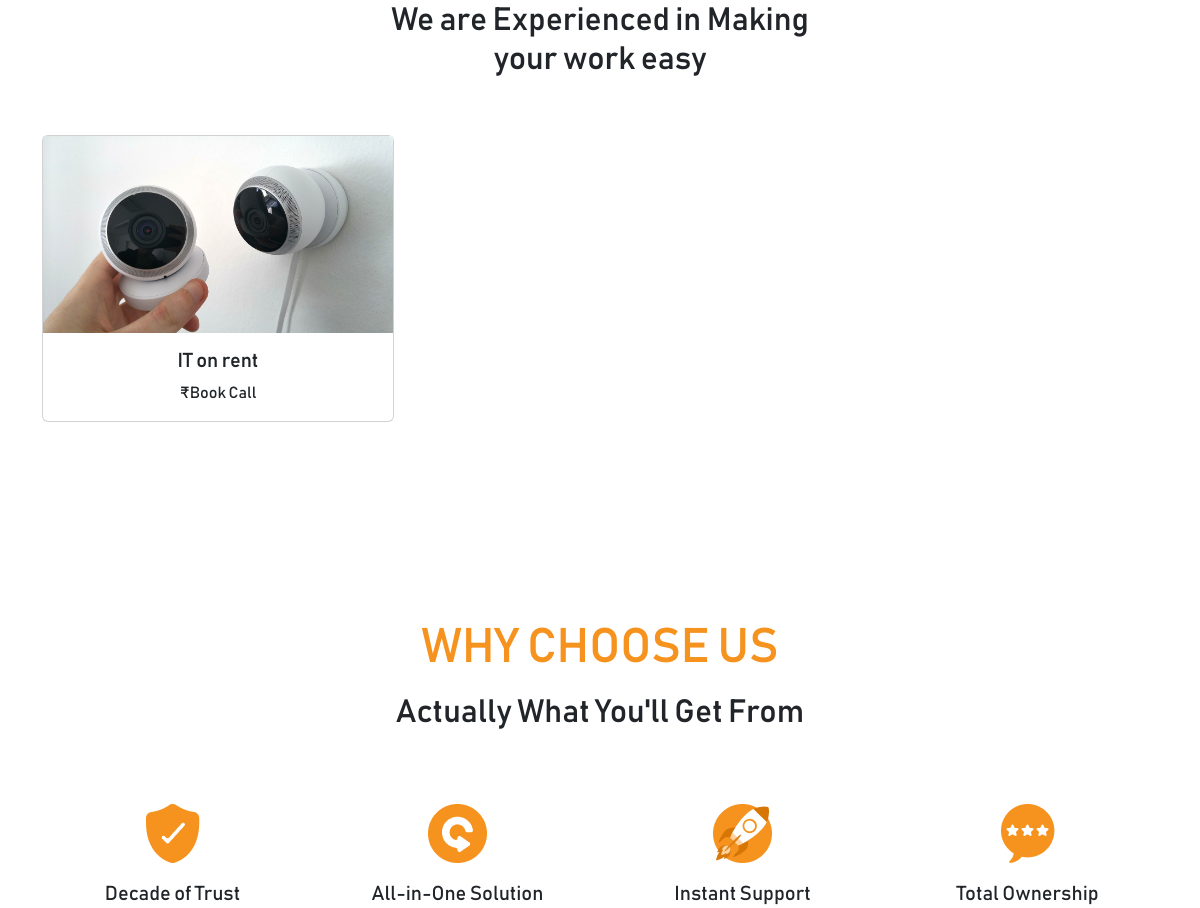
The app's page / (middle part), older data.
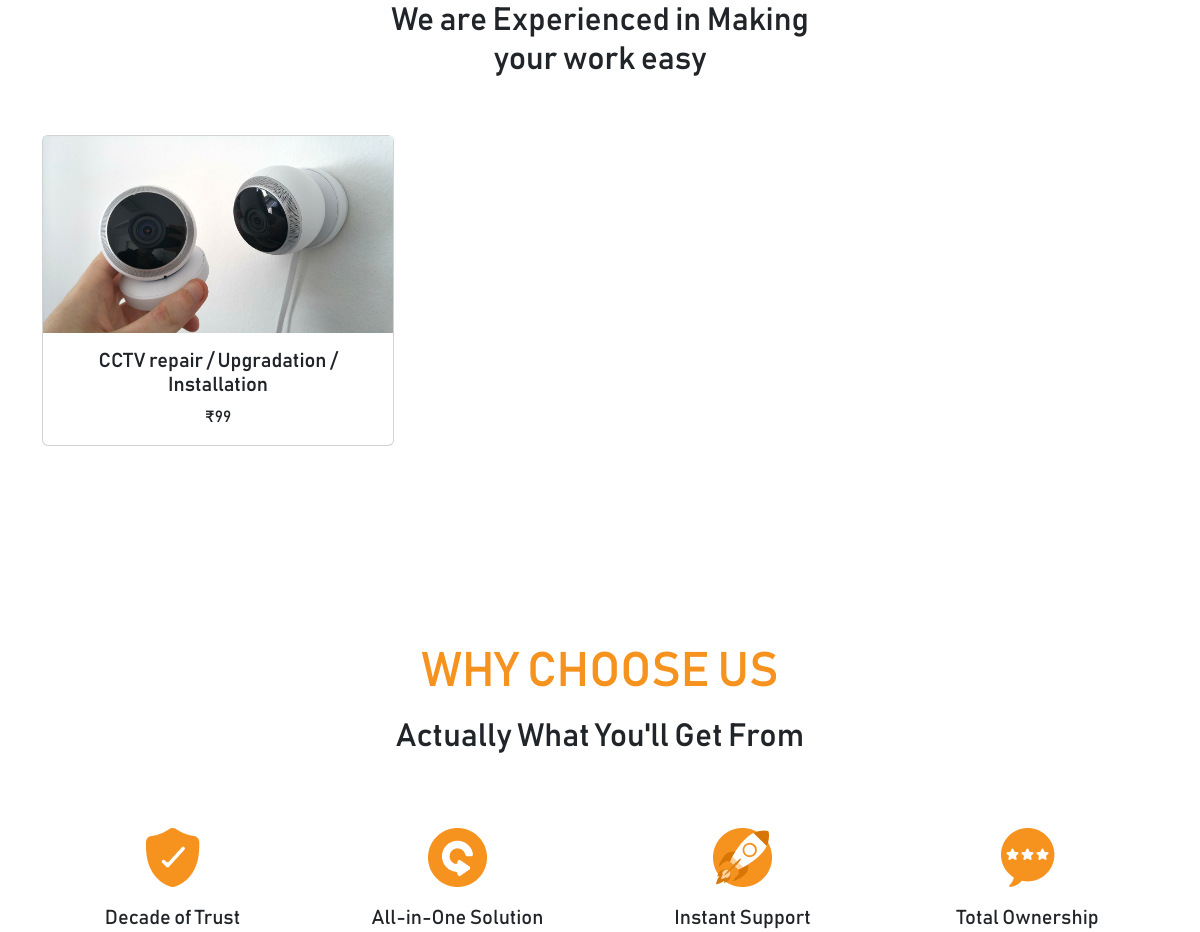
The same page, newer data.
### clickfix/models.py (models this page shows, shortened)
class Services(models.Model):
    class Meta:
        verbose_name_plural = 'Our Services'
    name = models.CharField(max_length=255)
    slug = models.SlugField(unique=True, blank=True)
    price = models.CharField(max_length=10)
    card_image = models.ImageField(upload_to='service_cards')
    created_at = models.DateTimeField(auto_now_add=True)
    updated_at = models.DateTimeField(auto_now=True)

### clickfix/views.py (the view)
# urls.py: path('', views.home, name='home'),
def home(request):
    services = Services.objects.all()
    testimonials = Testimonials.objects.all()
    try:
        if request.user.is_authenticated:
            cart = Cart.objects.get(user=request.user)
        else:
            cart = Cart.objects.get(session_id=request.session['nonuser'])
    except:
        cart = {'num_of_items': 0}
    data = {
        'services': services,
        'testimonials': testimonials,
        'cart': cart
    }
    return render(request, 'home.html', data)

### templates/home.html (shortened to what this page needs)
{% extends 'base.html' %}
{% load static %}
{% block content %}
    <section style="margin: 150px 0px;" id="services">
        <h2 class="text-center">We are Experienced in Making <br>your work easy</h2>
        <div class="container">
            <div class="swiper mySwiper">
                <div class="swiper-wrapper">
                    {% for service in services %}
                    <a href="{% url 'clickfix:individual_service' service.slug %}" class="swiper-slide py-5 text-decoration-none">
                        <div class="card">
                            <img class="service_image" src="{{ service.card_image.url }}"  alt="...">
                            <div class="card-body">
                                <h5 class="card-title text-center">{{ service.name }}</h5>
                                <p class="card-text text-center">₹{{service.price }}</p>
                            </div>
                        </div>
                    </a>
                    {% endfor %}
                </div>
            </div>
        </div>
    </section>
    <section style="margin: 150px 0px;">
        <div class="container">
            <h5 class="text-center mb-3 fa-3x" style="color: #F6921E;">WHY CHOOSE US</h5>
            <h2 class="text-center mb-5">Actually What You'll Get From</h2>
            <div class="row">
                <div class="col-md-3 col-6 p-4 text-center">
                    <img class="img-fluid" src="{% static 'img/services/trust.png' %}" alt="">
                    <p class="blockquote mt-3">Decade of Trust</p>
                </div>
                <div class="col-md-3 col-6 p-4 text-center">
                    <img class="img-fluid" src="{% static 'img/services/all_in_one.png' %}"  alt="">
                    <p class="blockquote mt-3">All-in-One Solution</p>
                </div>
                <div class="col-md-3 col-6 p-4 text-center">
                    <img class="img-fluid" src="{% static 'img/services/support.png' %}"  alt="">
                    <p class="blockquote mt-3">Instant Support</p>
                </div>
                <div class="col-md-3 col-6 p-4 text-center">
                    <img class="img-fluid" src="{% static 'img/services/ownership.png' %}"  alt="">
                    <p class="blockquote mt-3">Total Ownership</p>
                </div>
            </div>
        </div>
    </section>
{% endblock %}

Row changes from the older to the newer data that the page shows:
changed Services: name "IT on rent" → "CCTV repair / Upgradation / Installation"; price "Book Call" → "99"
